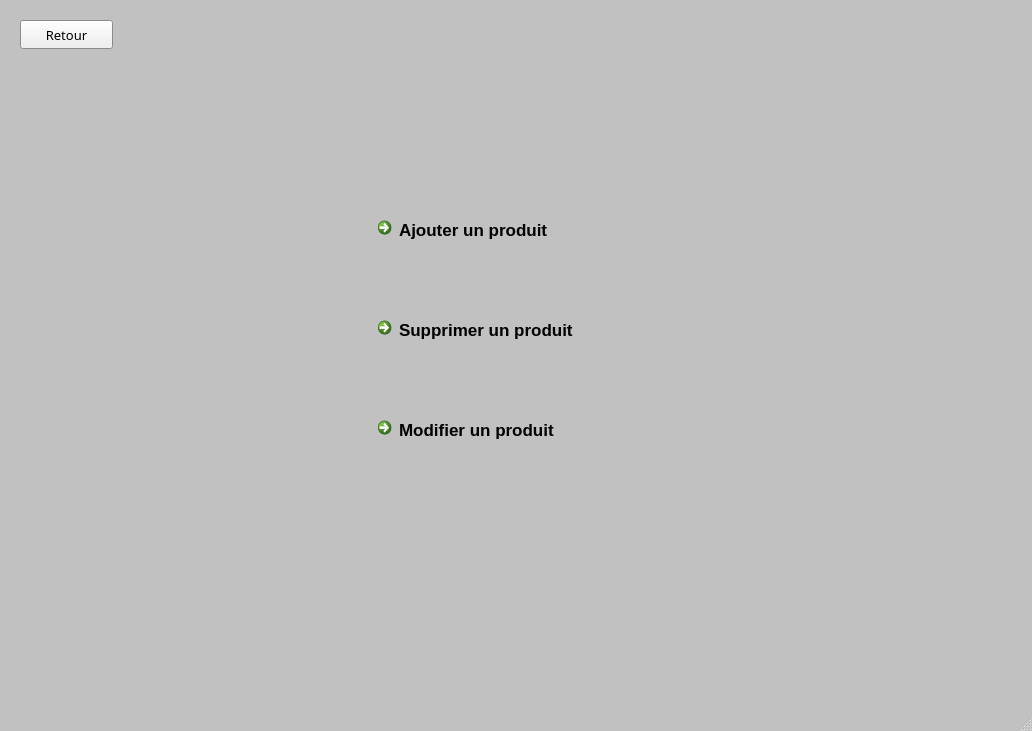
<?xml version="1.0" encoding="UTF-8"?>
<ui version="4.0">
 <class>MenuStock</class>
 <widget class="QMainWindow" name="MenuStock">
  <property name="geometry">
   <rect>
    <x>0</x>
    <y>0</y>
    <width>1032</width>
    <height>731</height>
   </rect>
  </property>
  <property name="palette">
   <palette>
    <active>
     <colorrole role="Window">
      <brush brushstyle="SolidPattern">
       <color alpha="255">
        <red>193</red>
        <green>193</green>
        <blue>193</blue>
       </color>
      </brush>
     </colorrole>
    </active>
    <inactive>
     <colorrole role="Window">
      <brush brushstyle="SolidPattern">
       <color alpha="255">
        <red>193</red>
        <green>193</green>
        <blue>193</blue>
       </color>
      </brush>
     </colorrole>
    </inactive>
    <disabled>
     <colorrole role="Base">
      <brush brushstyle="SolidPattern">
       <color alpha="255">
        <red>193</red>
        <green>193</green>
        <blue>193</blue>
       </color>
      </brush>
     </colorrole>
     <colorrole role="Window">
      <brush brushstyle="SolidPattern">
       <color alpha="255">
        <red>193</red>
        <green>193</green>
        <blue>193</blue>
       </color>
      </brush>
     </colorrole>
    </disabled>
   </palette>
  </property>
  <property name="windowTitle">
   <string>MainWindow</string>
  </property>
  <widget class="QWidget" name="centralwidget">
   <widget class="QPushButton" name="pushButton_back">
    <property name="geometry">
     <rect>
      <x>20</x>
      <y>20</y>
      <width>93</width>
      <height>29</height>
     </rect>
    </property>
    <property name="font">
     <font>
      <family>MS Reference Sans Serif</family>
      <pointsize>10</pointsize>
     </font>
    </property>
    <property name="text">
     <string>Retour</string>
    </property>
   </widget>
   <widget class="QCommandLinkButton" name="commandLinkButton_add">
    <property name="geometry">
     <rect>
      <x>370</x>
      <y>210</y>
      <width>281</width>
      <height>51</height>
     </rect>
    </property>
    <property name="font">
     <font>
      <family>Segoe UI</family>
      <pointsize>13</pointsize>
     </font>
    </property>
    <property name="text">
     <string>Ajouter un produit</string>
    </property>
    <property name="iconSize">
     <size>
      <width>30</width>
      <height>30</height>
     </size>
    </property>
   </widget>
   <widget class="QCommandLinkButton" name="commandLinkButton_del">
    <property name="geometry">
     <rect>
      <x>370</x>
      <y>310</y>
      <width>321</width>
      <height>51</height>
     </rect>
    </property>
    <property name="font">
     <font>
      <family>Segoe UI</family>
      <pointsize>13</pointsize>
     </font>
    </property>
    <property name="text">
     <string>Supprimer un produit</string>
    </property>
    <property name="iconSize">
     <size>
      <width>30</width>
      <height>30</height>
     </size>
    </property>
   </widget>
   <widget class="QCommandLinkButton" name="commandLinkButton_change">
    <property name="geometry">
     <rect>
      <x>370</x>
      <y>410</y>
      <width>291</width>
      <height>51</height>
     </rect>
    </property>
    <property name="font">
     <font>
      <family>Segoe UI</family>
      <pointsize>13</pointsize>
     </font>
    </property>
    <property name="text">
     <string>Modifier un produit</string>
    </property>
    <property name="iconSize">
     <size>
      <width>30</width>
      <height>30</height>
     </size>
    </property>
   </widget>
  </widget>
  <widget class="QMenuBar" name="menubar">
   <property name="geometry">
    <rect>
     <x>0</x>
     <y>0</y>
     <width>1032</width>
     <height>21</height>
    </rect>
   </property>
  </widget>
  <widget class="QStatusBar" name="statusbar"/>
 </widget>
 <resources/>
 <connections/>
</ui>
